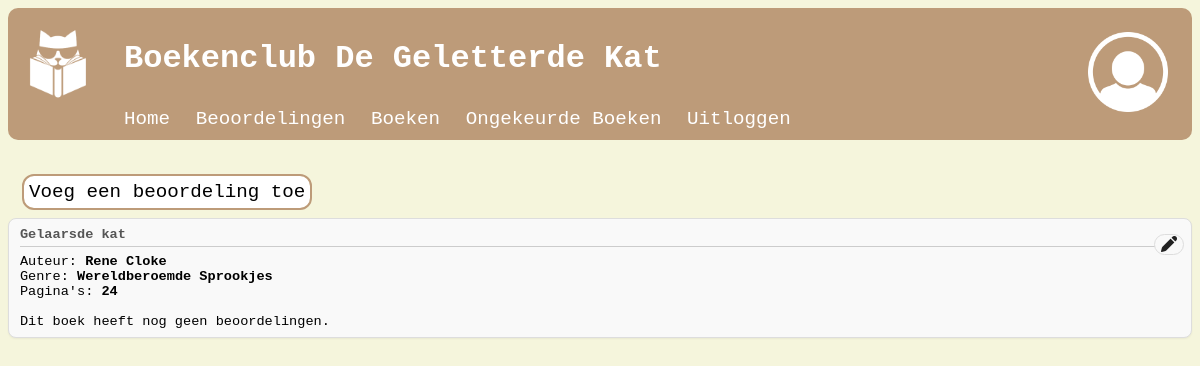
Screenshot of /books/Gelaarsde kat/ (signed in) with the database file from the repository.
### base/models.py (models this page shows, shortened)
class Book(models.Model):
    title = models.TextField()
    author = models.TextField()
    genre = models.TextField()
    number_of_pages = models.IntegerField(
        blank=False,
        validators=[
            MinValueValidator(1, message="Waarde moet groter dan of gelijk zijn aan 1!"),
            MaxValueValidator(4032, message="Er bestaat geen boek met meer dan 4032 pagina's!")]
    )
    approved = models.BooleanField(default=False)
    approved_by = models.ForeignKey(User, on_delete=models.CASCADE,
                                    related_name='approved_by', null=True, blank=True)

### base/views.py (the view)
# urls.py: path("books/<str:name>/", views.specific_book, name="book"),
@login_required
def specific_book(request, name: str):
    book = Book.objects.get(title=name)
    readings = Read.objects.filter(book=book)
    average_score = readings.aggregate(Avg('score'))['score__avg']
    if average_score:
        total_stars = []
        stars = average_score / 2
        for i in range(1, 6):
            if stars >= i:
                total_stars.append("full")
            elif stars >= i - 0.5:
                total_stars.append("half")
            else:
                total_stars.append("empty")
        context = {"book": book,
                'reads': readings.count(),
                'average': total_stars}
    else:
        context = {"book": book,
                'reads': readings.count()}
    return render(request, "base/specific_book.html", context)

### base/templates/base/specific_book.html (shortened to what this page needs)
{% extends "base/base.html" %}
{% load static %}
{% block content %}
    <br><br>
    <a class="link2" href="{% url 'readform' %}?book={{ book.id }}">Voeg een beoordeling toe</a>
    <div class="rating-comment">
        <div class="rating-meta">
            {{ book.title }}
            {% if user.is_staff %}
                <form action="{% url 'edit_book' book.pk %}" method="POST">
                    <button type="submit" class="delete-button">
                        <img src="{% static "base/img/edit.png" %}" alt="Verwijder">
                    </button>
                </form>
            {% endif %}
        </div>
        <div class="rating-book<">
            Auteur: <strong>{{ book.author }}</strong><br>
            Genre: <strong>{{ book.genre }}</strong><br>
            Pagina's: <strong>{{ book.number_of_pages }}</strong><br><br>
            {% if reads %}
                Dit boek heeft <strong>{{ reads }}</strong> beoordeling(en) en <br>heeft als gemiddelde beoordeling:<br>
            {% else %}
                Dit boek heeft nog geen beoordelingen.
            {% endif %}
        </div>
    </div>
{% endblock content %}

### base/static/base/css/styles.css (style rules this page uses)
body { font-family: "Lucida Console", "Courier New", monospace; background-color: beige; color: #ffffff; }
img { height: 5rem; }
.link2 { font-family: "Lucida Console", "Courier New", monospace; display: inline-block; color: black; text-decoration: none; font-size: larger; margin-left: 1rem; margin-bottom: 10px; background-color: #fff; outline: 2px solid #bd9b79; padding: 5px; border-radius: 10px; transform: scale(1.0); transition: transform ease-in 0.2s; }
.rating-comment { background-color: #f9f9f9; border: 1px solid #ddd; padding: 0.6em 0.8em; border-radius: 8px; margin-bottom: 1em; box-shadow: 0 1px 2px rgba(0, 0, 0, 0.05); font-size: 0.85em; }
.rating-meta { display: flex; font-size: 1em; font-weight: bold; color: #555; margin-bottom: 0.5em; padding-bottom: 0.3em; border-bottom: 1px solid #ccc; align-items: center; }
.rating-meta button { position: absolute; right: 1rem; margin-top: -1px; background-color: #f9f9f9; border: 1px solid #ddd; border-radius: 1rem; height: 21px; width: auto; transform: scale(1.0); transition: transform ease-in 0.2s; font-family: Arial, Helvetica, sans-serif; font-size: 1.2em; font-weight: bold; }
.rating-meta button img { position: relative; top: 0; height: 16px; width: auto; }
form { display: flex; align-items: center; flex-direction: column; text-align: left; }

### rows the page displays
Book: title "Gelaarsde kat", author "Rene Cloke", genre "Wereldberoemde Sprookjes", number_of_pages "24"
